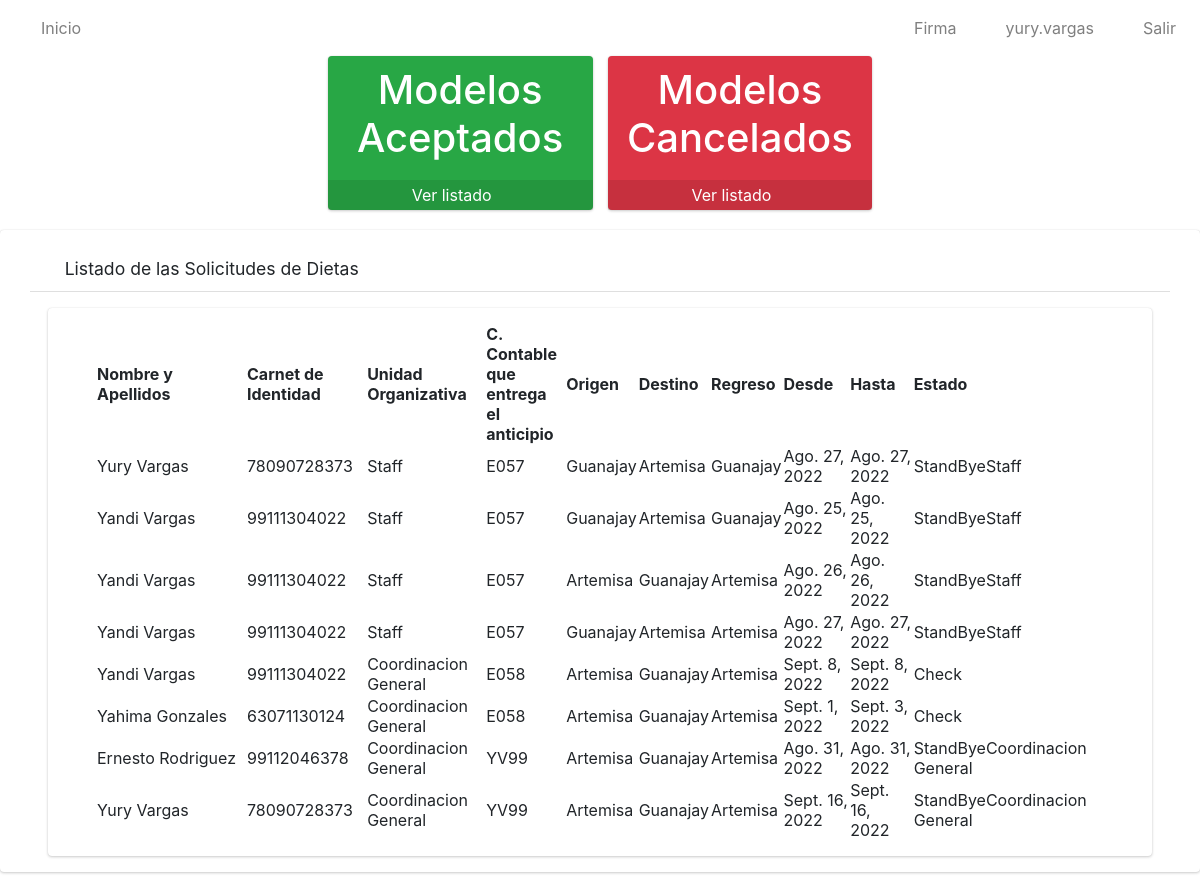
The app's page / (signed in), older data.
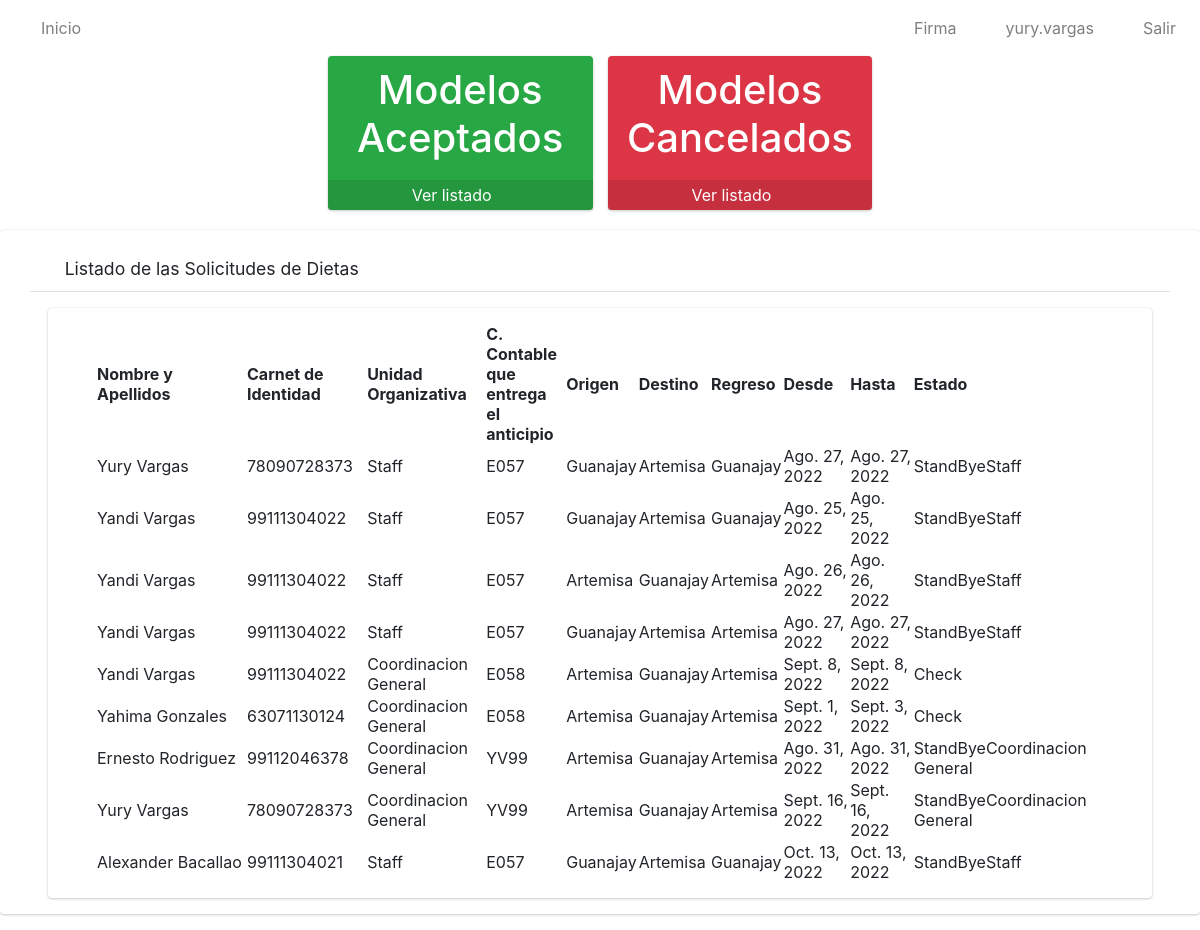
The same page, newer data.
### app/models.py (models this page shows, shortened)
class Solicitud(models.Model):
    numero=models.IntegerField()
    solicitante=models.ForeignKey(Solicitante, on_delete=models.CASCADE)
    trabajador=models.ForeignKey(Trabajador, on_delete=models.CASCADE)
    unidad_organizativa=models.ForeignKey(Unidad_Organizativa, on_delete=models.CASCADE)
    c_contable=models.CharField(max_length=4)
    provincia=models.ForeignKey(Provincia, on_delete=models.CASCADE)
    origen=models.ForeignKey(Municipio, on_delete=models.CASCADE, related_name='municipio_origen')
    destino=models.ForeignKey(Municipio, on_delete=models.CASCADE, related_name='municipio_destino')
    regreso=models.ForeignKey(Municipio, on_delete=models.CASCADE, related_name='municipio_regreso')
    fecha_inicio=models.DateField()
    fecha_final=models.DateField()
    parleg=models.ForeignKey(PARLEG, on_delete=models.CASCADE)
    cargo_presupuesto=models.ForeignKey(Cargo_al_Presupuesto, on_delete=models.CASCADE)
    autoriza=models.ForeignKey(Autoriza, on_delete=models.CASCADE)
    estado=models.CharField(max_length=20)
    observaciones=models.CharField(max_length=500)
    class Meta:
        verbose_name="Solicitud"
        verbose_name_plural="Solicitudes"

class Trabajador(models.Model):
    usuario=models.OneToOneField(User, on_delete=models.CASCADE)
    ci=models.CharField(max_length=11, unique=True)
    def __str__(self):
            return self.usuario.first_name+' '+self.usuario.last_name
    class Meta:
        verbose_name = "Trabajador"
        verbose_name_plural = "Trabajadores"

class Unidad_Organizativa(models.Model):
    nombre=models.CharField(max_length=100)
    def __str__(self):
        return self.nombre
    class Meta:
        verbose_name="Unidad Organizativa"
        verbose_name_plural="Unidades Organizativas"

class Municipio(models.Model):
    nombre=models.CharField(max_length=30)
    provincia=models.ForeignKey(Provincia, on_delete=models.CASCADE)
    def __str__(self):
        return self.nombre
    class Meta:
        verbose_name="Municipio"
        verbose_name_plural="Municipios"

### app/views.py (the view)
# urls.py: path('', SolicitudListView.as_view(), name='solicitudes'),
class SolicitudListView(ListView):
    model = Solicitud
    template_name = 'solicitudes/listar.html'
    @method_decorator(login_required)
    def dispatch(self, request, *args, **kwargs):
        return super().dispatch(request,*args,** kwargs)
    def get_context_data(self, **kwargs):
        context = super().get_context_data(**kwargs)
        context['title'] = "Listado de Solicitudes"
        return context

### app/templates/solicitudes/listar.html (shortened to what this page needs)
{% extends 'base.html' %}
{% load static %}
{% block content %}
    <div class="row pl-5 pr-5" >
        <div class="col-lg-3 col-6"></div>
         <div class="col-lg-3 col-6">
            <div class="small-box bg-success">
                <div class="inner">
                    <h1 style="color: white;" class="text-center">
                        Modelos Aceptados
                    </h1>
                </div>
                <div class="icon"><i class="fas fa-check-square"></i>
                </div>
                {% if perms.app.view_modelo %}
                <a href="{% url 'listarMod' %}" class="small-box-footer" style="color: white !important;">
                Ver listado <i class="fas fa-arrow-circle-right" style="color: white;"></i>
                </a>
                {% else %}
                <a href="#" class="small-box-footer" style="color: white !important;">
                No tiene permisos para ver los Modelos <i class="fas fa-eye-slash" style="color: white;"></i>
                </a>
                {% endif %}
            </div>
            </div>
        <div class="col-lg-3 col-6">
        <div class="small-box bg-danger">
                <div class="inner">
                    <h1 style="color: white;" class="text-center">
                        Modelos Cancelados
                    </h1>
                </div>
                <div class="icon"><i class="fas fa-times-circle"></i>
                </div>
                {% if perms.app.view_modelo %}
                <a href="{% url 'listarModCancel' %}" class="small-box-footer" style="color: white !important;">
                Ver listado <i class="fas fa-arrow-circle-right" style="color: white;"></i>
                </a>
                {% else %}
                <a href="#" class="small-box-footer" style="color: white !important;">
                No tiene permisos para ver los Modelos <i class="fas fa-eye-slash" style="color: white;"></i>
                </a>
                {% endif %}
            </div>
            </div>
        </div>
    <div class=" card card-default">
        <div class="card-header px-3 mb-3 mt-3 container">
            <h3 class="card-title">
            <i class="fas fa-search"></i>
                Listado de las Solicitudes de Dietas
            </h3>
            </div>
        <div class="card card-body content-header mx-5 px-5">
            <table id="myTable" class="display" style="width: 100%;">
                <thead>
                    <tr>
                        <th>Nombre y Apellidos</th>
                        <th>Carnet de Identidad</th>
                        <th>Unidad Organizativa</th>
                        <th>C. Contable que entrega el anticipio</th>
                        <th>Origen</th>
                        <th>Destino</th>
                        <th>Regreso</th>
                        <th>Desde</th>
                        <th>Hasta</th>
                        <th>Estado</th>
                    </tr>
                </thead>
                <tbody>
                    {% for i in object_list %}
                    <tr>
                        <td style="width: 150px;">{{i.trabajador}}</td>
                        <td>{{i.trabajador.ci}}</td>
                        <td>{{i.unidad_organizativa}}</td>
                        <td style="width: 80px;">{{i.c_contable}}</td>
                        <td>{{i.origen}}</td>
                        <td>{{i.destino}}</td>
                        <td>{{i.regreso}}</td>
                        <td>{{i.fecha_inicio}}</td>
                        <td>{{i.fecha_final}}</td>
                        <td>{{i.estado}}</td>
                    </tr>
                    {% endfor %}
                </tbody>
            </table>
        </div>
    </div>
{% endblock %}

Row changes from the older to the newer data that the page shows:
added Solicitud: trabajador "Alexander Bacallao", trabajador.ci "99111304021", unidad_organizativa "Staff", c_contable "E057", origen "Guanajay", destino "Artemisa", regreso "Guanajay", fecha_inicio "Oct. 13, 2022", fecha_final "Oct. 13, 2022", estado "StandByeStaff"
